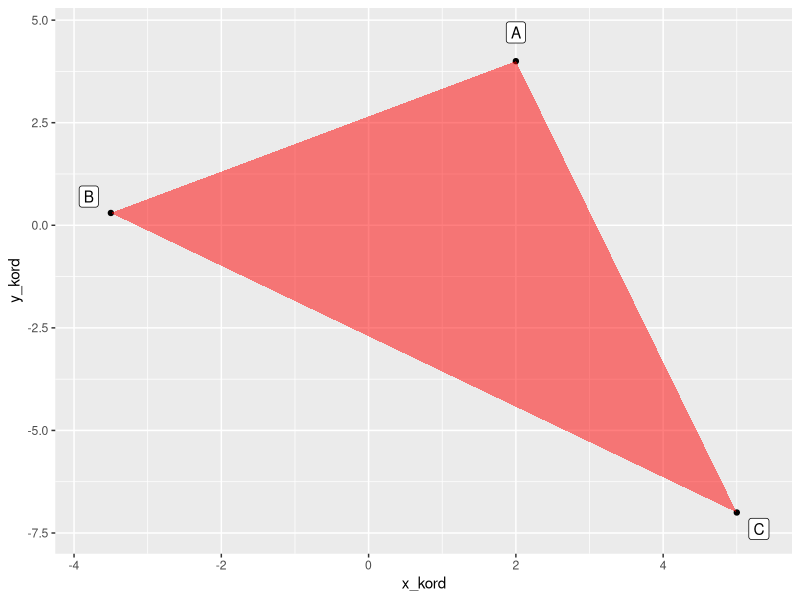

Source code (R):
## ---- chunk 1
knitr::opts_chunk$set(echo = TRUE)
library(ggplot2)
## ---- chunk 2
punkt_liste <- data.frame(name   = c("A", "B", "C"), 
                x_kord = c(2, -3.5, 5), 
                y_kord = c(4, 0.3, -7))


## ---- chunk 3

ggplot(punkt_liste, aes(x = x_kord, y = y_kord)) +
  geom_point() +
  geom_polygon(fill = "red", alpha = 0.5 ) +
   geom_label(
    label = punkt_liste$name, 
    nudge_x = c(0.0,-0.3,0.3), 
    nudge_y = c(0.7,0.4,-0.4)
  )

